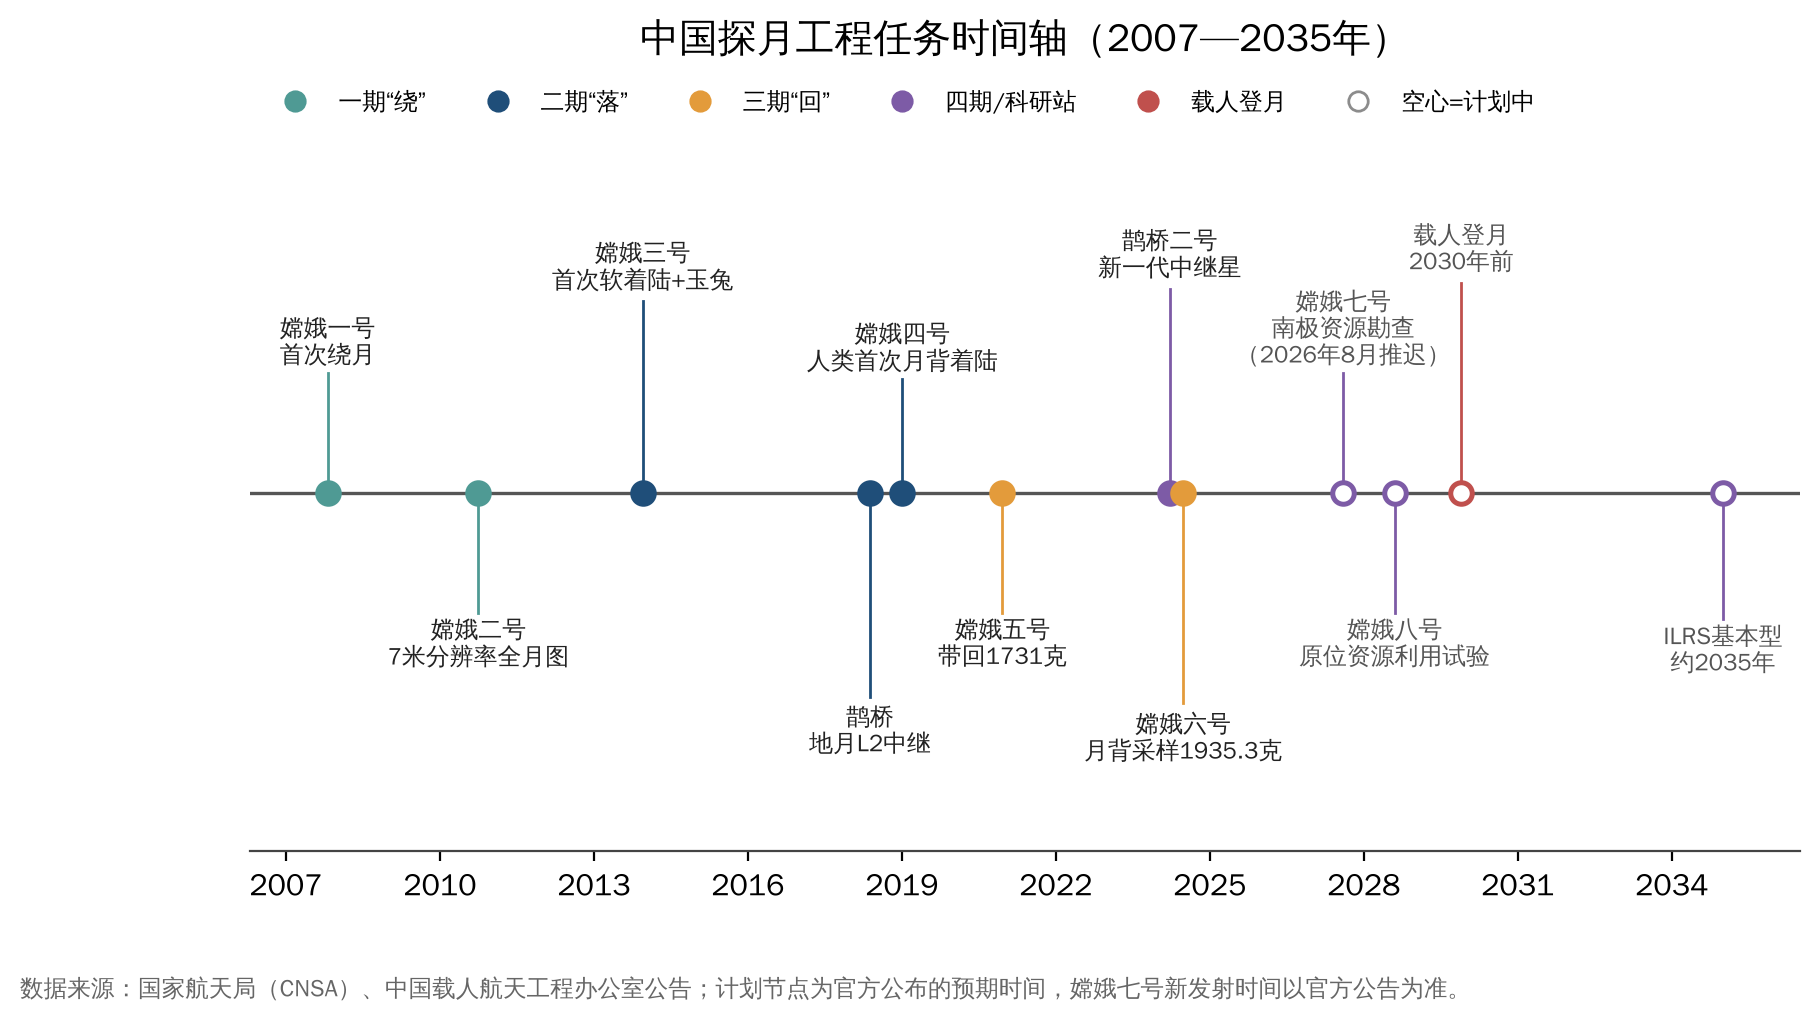

This figure's Python source:
import sys, pathlib
sys.path.insert(0, str(pathlib.Path(__file__).resolve().parents[2] / "common"))
from chartstyle import plt, PALETTE, ACCENT, GREY, save, source_note

# (年份小数, 名称, 说明, 阶段, 状态)
events = [
    (2007.81, "嫦娥一号", "首次绕月", "绕", "done"),
    (2010.75, "嫦娥二号", "7米分辨率全月图", "绕", "done"),
    (2013.95, "嫦娥三号", "首次软着陆+玉兔", "落", "done"),
    (2018.38, "鹊桥", "地月L2中继", "落", "done"),
    (2019.01, "嫦娥四号", "人类首次月背着陆", "落", "done"),
    (2020.96, "嫦娥五号", "带回1731克", "回", "done"),
    (2024.22, "鹊桥二号", "新一代中继星", "四期", "done"),
    (2024.48, "嫦娥六号", "月背采样1935.3克", "回", "done"),
    (2027.6, "嫦娥七号", "南极资源勘查\n（2026年8月推迟）", "四期", "plan"),
    (2028.6, "嫦娥八号", "原位资源利用试验", "四期", "plan"),
    (2029.9, "载人登月", "2030年前", "载人", "plan"),
    (2035.0, "ILRS基本型", "约2035年", "四期", "plan"),
]
stage_color = {"绕": PALETTE[2], "落": PALETTE[0], "回": PALETTE[3], "四期": PALETTE[4], "载人": ACCENT}

fig, ax = plt.subplots(figsize=(10, 4.8))
ax.axhline(0, color="#555555", lw=1.2, zorder=1)
offsets = [1.0, -1.0, 1.6, -1.7, 0.95, -1.0, 1.7, -1.75, 1.0, -1.0, 1.75, -1.05]
for (x, name, note, stage, st), dy in zip(events, offsets):
    c = stage_color[stage]
    ax.plot([x, x], [0, dy * 0.82], color=c, lw=1, zorder=1)
    ax.scatter(x, 0, s=60, color=c if st == "done" else "white", edgecolor=c, linewidth=1.8, zorder=3)
    va = "bottom" if dy > 0 else "top"
    ax.text(x, dy * 0.85, f"{name}\n{note}", ha="center", va=va, fontsize=8.6,
            color="#222222" if st == "done" else "#555555")
ax.set_ylim(-2.45, 2.6)
ax.set_xlim(2006.3, 2036.5)
ax.set_yticks([])
ax.spines["left"].set_visible(False)
ax.grid(False)
ax.set_xticks(range(2007, 2037, 3))
from matplotlib.lines import Line2D
handles = [Line2D([], [], marker="o", ls="", color=stage_color[k], label=l, markersize=7)
           for k, l in [("绕", "一期“绕”"), ("落", "二期“落”"), ("回", "三期“回”"), ("四期", "四期/科研站"), ("载人", "载人登月")]]
handles.append(Line2D([], [], marker="o", ls="", markerfacecolor="white", markeredgecolor=GREY, label="空心=计划中", markersize=7))
ax.legend(handles=handles, loc="upper left", ncol=6, fontsize=8.6, bbox_to_anchor=(0, 1.06))
ax.set_title("中国探月工程任务时间轴（2007—2035年）", pad=22)
source_note(fig, "数据来源：国家航天局（CNSA）、中国载人航天工程办公室公告；计划节点为官方公布的预期时间，嫦娥七号新发射时间以官方公告为准。")
save(fig, __file__)
